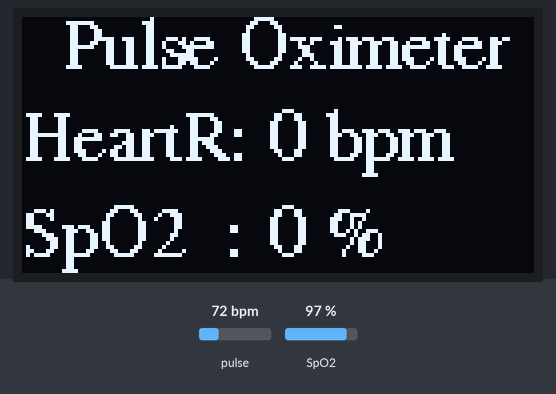
A sketch run on a simulated ESP8266 (NodeMCU). Parts: 128×64 one-colour display. The test bench sets the inputs (shaded band); at power-on: pulse 72 bpm, SpO2 97 %. What the sketch prints to the serial monitor is not drawn.

Above: at 3.2 s.
3.3 s: pulse set to 42 bpm
At 5.9 s:
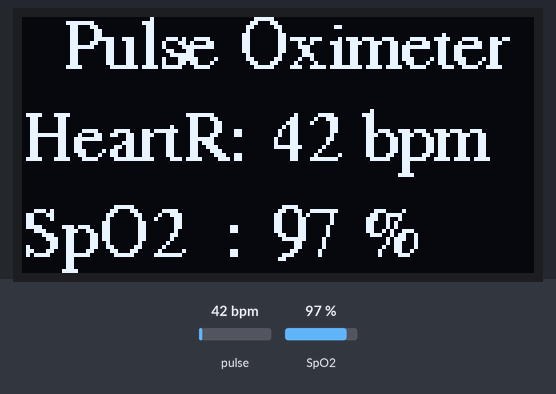
6.3 s: SpO2 set to 80 %
At 8.2 s:
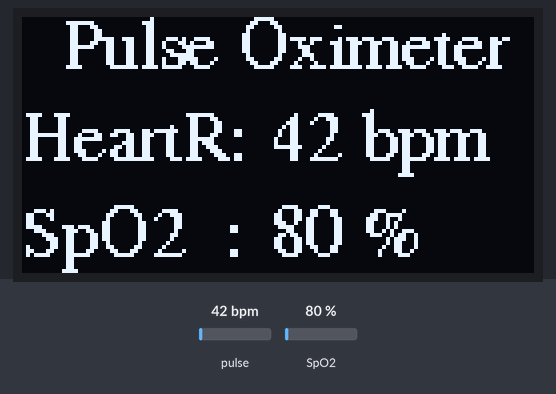
8.7 s: pulse set to 70 bpm
At 10.4 s:
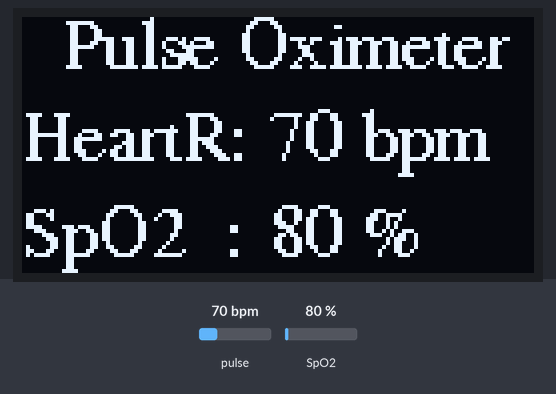
10.7 s: SpO2 set to 85 %
At 11.6 s:
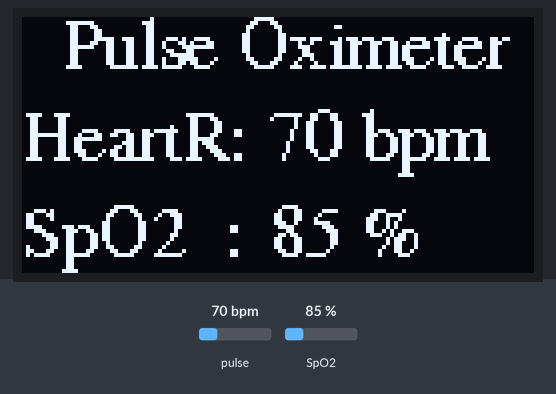
Timing chart, 0 to 13.7 s (numbered marks = the images above; inputs shaded):
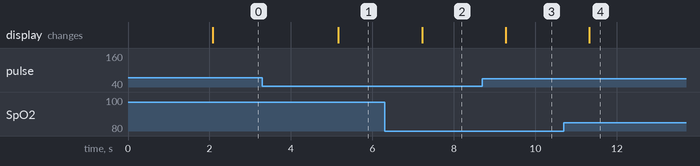

The sketch:

MeasurementOffline.ino
```cpp
#include <Wire.h>
#include <Adafruit_GFX.h>
#include <Adafruit_SSD1306.h>
#include <Fonts/FreeSerif9pt7b.h>
Adafruit_SSD1306 display(128, 64, &Wire, -1);
#include "MAX30100_PulseOximeter.h"
#define REPORTING_PERIOD_MS     1000
PulseOximeter pox;

#include <ESP8266WiFi.h>
#include <BlynkSimpleEsp8266.h>

#define BLYNK_TEMPLATE_ID "TMPL6-YWqewxY"
#define BLYNK_TEMPLATE_NAME "Quickstart Template"
#define BLYNK_AUTH_TOKEN "C8xFOM6wl0p9qeTouRbWPuwM5YeqlhSi"
#define BLYNK_PRINT Serial

char ssid[] = "Ai đẹp trai nhất nhà";
char pass[] = "quanganh";

uint32_t tsLastReport = 0;
void onBeatDetected(){
    Serial.println("Beat!");
}

void setup(){
    Serial.begin(115200);
    if(!display.begin(SSD1306_SWITCHCAPVCC, 0x3C)) {
      Serial.println("SSD1306 allocation failed");
      for(;;);
    }
    display.setFont(&FreeSerif9pt7b);
    display.clearDisplay();
    display.setTextSize(1);
    display.setTextColor(WHITE);
    display.setCursor(20,15);
    display.println("Welcom to");
    display.setCursor(0,40);
    display.println("Heal Measure System");
    display.display();
    display.setTextSize(1);
    delay(2000);
    Serial.print("Initializing pulse oximeter..");

    // Blynk.begin(BLYNK_AUTH_TOKEN, ssid, pass);

    if (!pox.begin()) {
        Serial.println("FAILED");
        for(;;);
    } else {
        Serial.println("SUCCESS");
    }
    pox.setOnBeatDetectedCallback(onBeatDetected);
}
void loop(){
    pox.update();
    // Blynk.run();

    uint32_t heartRate = pox.getHeartRate();
    uint32_t spo2 = pox.getSpO2();

    if (millis() - tsLastReport > REPORTING_PERIOD_MS) {
        Serial.print("Heart rate:");
        Serial.print(heartRate);
        Serial.print("bpm / SpO2:");
        Serial.print(spo2);
        Serial.println("%");


        display.clearDisplay();
        display.setCursor(10,12);
        display.print("Pulse Oximeter");
        display.setCursor(0,35);
        display.print("HeartR:");
        display.setCursor(62,35);
        display.print(heartRate);
        display.println(" bpm");
        display.setCursor(0,59);
        display.print("SpO2  : ");
        display.setCursor(62,59);
        display.print(spo2);
        display.println(" %");
        display.display();
        tsLastReport = millis();

        // Blynk.virtualWrite(V4, heartRate);
        // Blynk.virtualWrite(V5, spo2);
    }
}
```

Measured:
- after the input at 3.3 s, the display: changes after 1.9 s (image 1)
- after the input at 6.3 s, the display: changes after 0.92 s (image 2)
- after the input at 8.7 s, the display: changes after 0.57 s (image 3)
- after the input at 10.7 s, the display: changes after 0.63 s (image 4)
